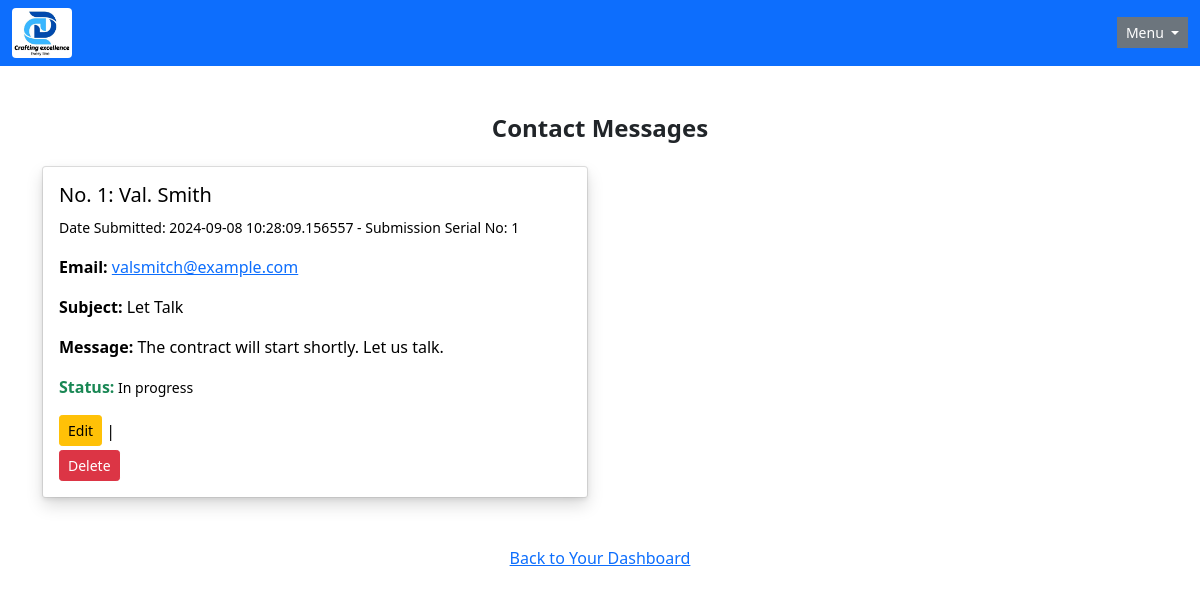
The app's page /contacts/view with its own data.
### app/models/contact.py (models this page shows, shortened)
class ContactMessage(db.Model):
    __tablename__ = 'contactMessage'
    message_id: Mapped[int] = mapped_column(primary_key=True)
    date_submitted: Mapped[datetime] = mapped_column(
        DateTime, default=datetime.utcnow
    )
    name: Mapped[str] = mapped_column(
        String(length=100), unique=False
    )
    email: Mapped[str] = mapped_column(
        String(length=120), unique=False
    )
    subject: Mapped[str] = mapped_column(
        String(length=120), unique=False
    )
    message: Mapped[str] = mapped_column(Text)
    status: Mapped[str] = mapped_column(
        String(length=30), unique=False, default="Unattend"
    )

### app/routes/contacts.py (the view)
@contacts_bp.route("/contacts/view", methods=['GET'], strict_slashes=False)
def view_contact_messages():
        contact_messages = ContactMessage.query.all()
        return render_template('view_contact_messages.html', contact_messages=contact_messages)

### app/templates/view_contact_messages.html (shortened to what this page needs)
{% extends "admin-base.html" %}
{% block content %}
<div class="container my-5">
      <h1 class="h4 fw-bold text-dark text-center mb-4">Contact Messages</h1>
   <div class="row row-cols-1 row-cols-md-2 g-4">
   {% if contact_messages %}
    {% for contact_message in contact_messages[::-1] %}
     <div class="col">
       <div class="card h-100 shadow-sm">
         <div class="card-body shadow">
                <h5 class="card-title">No. {{ loop.index }}: {{ contact_message.name }}</h5>
                <p class="card-text"><small>Date Submitted: {{ contact_message.date_submitted }} - Submission Serial No: {{ contact_message.message_id }}</small></p>
                <p class="card-text"><strong>Email:</strong> <a href="mailto: {{ contact_message.email }}" target"_blank">{{ contact_message.email }}</a></p>
                <p class="card-text"><strong>Subject:</strong> {{ contact_message.subject }}</p>
                <p class="card-text"><strong>Message:</strong> {{ contact_message.message }}</p>
                <p class="card-text"><span class="text-success fw-bold">Status:</span><small> {{ contact_message.status }}</small></p>
                <a href="{{ url_for('main.contacts.update_contact_message', message_id=contact_message.message_id) }}", class="btn btn-sm btn-warning mb-1">Edit</a>
                   |
                <form action="{{ url_for('main.contacts.delete_contact_message', message_id=contact_message.message_id) }}" method='POST'>
                <button type='submit' class="btn btn-sm btn-danger" onclick="return confirm('Are you sure you want to delete this contact message?');">
                  Delete
                </button>
                </form>
         </div>
       </div>
     </div>
    {% endfor %}
   {% else %}
     <div class="container">
        <p class="text-center">No contact messages at the Moment</p>
     </div>
   {% endif %}
   </div>
</div>
{% endblock %}

### app/templates/admin-base.html (style rules this page uses)
body { background-color: white; color: black; }

### records on screen
ContactMessage: name "Val. Smith", date_submitted "2024-09-08 10:28:09.156557", message_id "1", email "valsmitch@example.com", subject "Let Talk", message "The contract will start shortly. Let us talk.", status "In progress"
